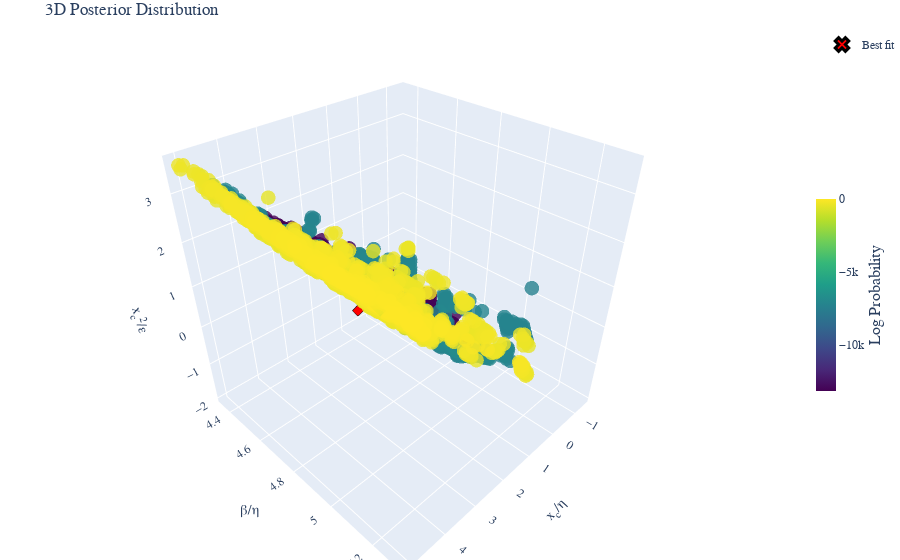

The notebook cell this image was saved under:
### Code cell
post.bins =None
fig =post.plot_posterior3D_interactive([0,1,2],labels=["$x_c/\\eta$","$\\beta/\\eta$","$x_c^2/\\epsilon$","$x_c$","ExtH"], truths=np.log(best_theta_trans),truth_label="Best fit" )
# Save the figure using matplotlib's savefig instead of plotly's write_image
fig.show()
# Save the figure as HTML
html_file_name=file.replace('_post.csv','_3D')
html_path = os.path.join(Products_folder, 'html_3d_plots', f'{html_file_name}.html')
# Create directory if it doesn't exist
os.makedirs(os.path.dirname(html_path), exist_ok=True)
fig.write_html(html_path)

### Figure 1 — Plotly figure (JSON) as saved in the notebook; plotly's stock layout.template omitted (floating-point values rounded to 4 significant figures; data arrays with more than 128 entries replaced by an {"elided": "..."} marker saying what was removed)
{"data": [{"marker": {"color": {"elided": "5273 float values"}, "colorbar": {"len": 0.4, "thickness": 20, "title": {"font": {"size": 16}, "side": "right", "text": "Log Probability"}, "x": 1.0, "y": 0.5}, "colorscale": [[0.0, "#440154"], [0.1111, "#482878"], [0.2222, "#3e4989"], [0.3333, "#31688e"], [0.4444, "#26828e"], [0.5556, "#1f9e89"], [0.6667, "#35b779"], [0.7778, "#6ece58"], [0.8889, "#b5de2b"], [1.0, "#fde725"]], "opacity": 0.8, "size": 5}, "mode": "markers", "name": "Posterior", "scene": "scene", "showlegend": false, "type": "scatter3d", "x": {"elided": "5273 float values"}, "y": {"elided": "5273 float values"}, "z": {"elided": "5273 float values"}}, {"marker": {"color": "red", "line": {"color": "black", "width": 3}, "size": 12, "symbol": "x"}, "mode": "markers", "name": "Best fit", "scene": "scene", "showlegend": true, "type": "scatter3d", "x": [2.12], "y": [4.696], "z": [0.443]}], "layout": {"font": {"family": "Computer Modern"}, "margin": {"b": 0, "l": 0, "r": 0, "t": 30}, "scene": {"aspectmode": "cube", "xaxis": {"exponentformat": "e", "showexponent": "all", "title": {"font": {"size": 14}, "text": "x<sub>c</sub>/η"}}, "yaxis": {"exponentformat": "e", "showexponent": "all", "title": {"font": {"size": 14}, "text": "β/η"}}, "zaxis": {"exponentformat": "e", "showexponent": "all", "title": {"font": {"size": 14}, "text": "x<sub>c</sub><sup>2</sup>/ε"}}}, "title": {"text": "3D Posterior Distribution"}}}
